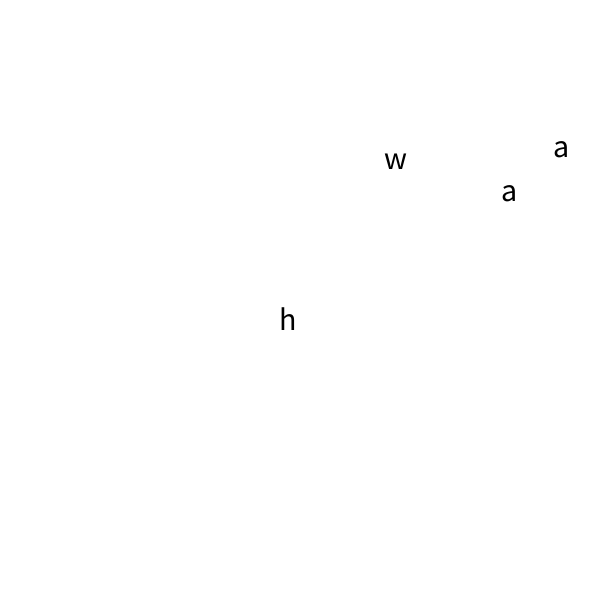
Frame 1 (no input)
Frame 60 (the mouse pressed at the canvas centre just before this capture): identical to frame 1, image omitted
Frame 120 (the mouse held since frame 60 and released just before this capture): identical to frame 1, image omitted

The Processing sketch that drew this single still picture (run headless with seeded random() and noise(); from frame 60 on, the mouse is pressed at the canvas centre):

// Processing sketch: floating_text
// ── floating_text.pde

float targetX[];
float targetY[];
float currentX[];
float currentY[];
String s ;
boolean t = false;

void setup() {
  size(600, 600);
  background(255);

  s= "waah";
  fill(0);
  textSize(32);
  targetX = new float[s.length()];
  targetY = new float[s.length()];
  currentX = new float[s.length()];
  currentY = new float[s.length()];
  for (int i=0; i<s.length(); i++) {
    currentX[i] = random(25, width-20);
    currentY[i] = random(25, height-20);
    text(s.charAt(i), currentX[i], currentY[i]);
  }
  targetX[0] = 150;
  targetY[0] =width/2;

  for (int j=1; j<s.length(); j++) {
    targetX[j] = targetX[j-1]+ textWidth(s.charAt(j-1));
    println(targetX[j]);
    targetY[j] = width/2;
  }
  frameRate(12);
}

void keyPressed() {
  t = true;
}

void draw() {
  background(255);
  for (int i=0; i<s.length(); i++) {
    text(s.charAt(i), currentX[i], currentY[i]);
  }
if(t){
  for (int i=0; i<currentX.length; i++) {
    currentX[i] = (currentX[i]+targetX[i])/2;
    currentY[i] = (currentY[i]+targetY[i])/2;
  }
}
}
